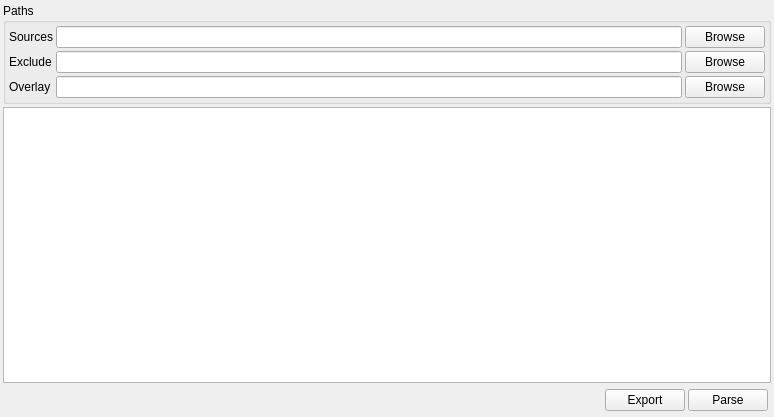
<?xml version="1.0" encoding="UTF-8"?>
<ui version="4.0">
 <class>MainWindow</class>
 <widget class="QMainWindow" name="MainWindow">
  <property name="geometry">
   <rect>
    <x>0</x>
    <y>0</y>
    <width>774</width>
    <height>417</height>
   </rect>
  </property>
  <property name="windowTitle">
   <string>MainWindow</string>
  </property>
  <widget class="QWidget" name="centralWidget">
   <layout class="QVBoxLayout" name="verticalLayout">
    <property name="spacing">
     <number>3</number>
    </property>
    <property name="leftMargin">
     <number>3</number>
    </property>
    <property name="topMargin">
     <number>3</number>
    </property>
    <property name="rightMargin">
     <number>3</number>
    </property>
    <property name="bottomMargin">
     <number>3</number>
    </property>
    <item>
     <widget class="QGroupBox" name="groupBox">
      <property name="title">
       <string>Paths</string>
      </property>
      <layout class="QGridLayout" name="gridLayout">
       <property name="leftMargin">
        <number>3</number>
       </property>
       <property name="topMargin">
        <number>3</number>
       </property>
       <property name="rightMargin">
        <number>3</number>
       </property>
       <property name="bottomMargin">
        <number>3</number>
       </property>
       <property name="spacing">
        <number>3</number>
       </property>
       <item row="1" column="2">
        <widget class="QLineEdit" name="excludeLine"/>
       </item>
       <item row="2" column="0">
        <widget class="QLabel" name="label_3">
         <property name="text">
          <string>Overlay</string>
         </property>
        </widget>
       </item>
       <item row="0" column="3">
        <widget class="QPushButton" name="sourceButton">
         <property name="text">
          <string>Browse</string>
         </property>
        </widget>
       </item>
       <item row="2" column="3">
        <widget class="QPushButton" name="overlayButton">
         <property name="text">
          <string>Browse</string>
         </property>
        </widget>
       </item>
       <item row="1" column="0">
        <widget class="QLabel" name="label_2">
         <property name="text">
          <string>Exclude</string>
         </property>
        </widget>
       </item>
       <item row="0" column="0">
        <widget class="QLabel" name="label">
         <property name="text">
          <string>Sources</string>
         </property>
        </widget>
       </item>
       <item row="2" column="2">
        <widget class="QLineEdit" name="overlayLine"/>
       </item>
       <item row="1" column="3">
        <widget class="QPushButton" name="excludeButton">
         <property name="text">
          <string>Browse</string>
         </property>
        </widget>
       </item>
       <item row="0" column="2">
        <widget class="QLineEdit" name="sourceLine"/>
       </item>
      </layout>
     </widget>
    </item>
    <item>
     <widget class="QTreeView" name="treeView">
      <property name="alternatingRowColors">
       <bool>true</bool>
      </property>
     </widget>
    </item>
    <item>
     <layout class="QHBoxLayout" name="horizontalLayout">
      <property name="spacing">
       <number>3</number>
      </property>
      <property name="leftMargin">
       <number>3</number>
      </property>
      <property name="topMargin">
       <number>3</number>
      </property>
      <property name="rightMargin">
       <number>3</number>
      </property>
      <property name="bottomMargin">
       <number>3</number>
      </property>
      <item>
       <spacer name="horizontalSpacer">
        <property name="orientation">
         <enum>Qt::Horizontal</enum>
        </property>
        <property name="sizeHint" stdset="0">
         <size>
          <width>40</width>
          <height>20</height>
         </size>
        </property>
       </spacer>
      </item>
      <item>
       <widget class="QPushButton" name="exportButton">
        <property name="text">
         <string>Export</string>
        </property>
       </widget>
      </item>
      <item>
       <widget class="QPushButton" name="parseButton">
        <property name="text">
         <string>Parse</string>
        </property>
       </widget>
      </item>
     </layout>
    </item>
   </layout>
  </widget>
 </widget>
 <layoutdefault spacing="6" margin="11"/>
 <tabstops>
  <tabstop>sourceLine</tabstop>
  <tabstop>sourceButton</tabstop>
  <tabstop>excludeLine</tabstop>
  <tabstop>excludeButton</tabstop>
  <tabstop>overlayLine</tabstop>
  <tabstop>overlayButton</tabstop>
  <tabstop>treeView</tabstop>
  <tabstop>exportButton</tabstop>
  <tabstop>parseButton</tabstop>
 </tabstops>
 <resources/>
 <connections/>
</ui>
